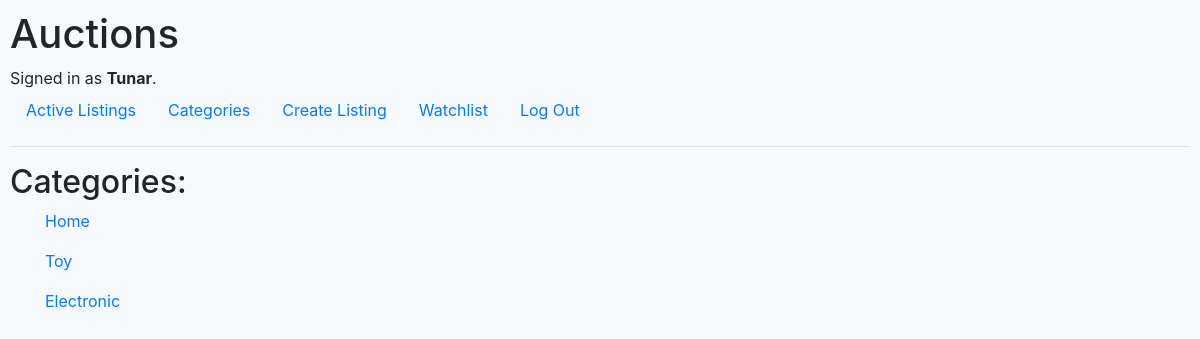
/categories (signed in), run on the app's committed database.
### auctions/models.py (models this page shows)
class User(AbstractUser):
    pass

class Category(models.Model):
    category = models.CharField(max_length=32)
    def __str__(self):
        return f"{self.category}"

### auctions/views.py (the view)
# urls.py: path("categories", views.categories, name="categories"),
def categories(request):
    categories = Category.objects.all()
    return render(request, "auctions/categories.html",{
        "categories": categories
    })

### auctions/templates/auctions/categories.html
{% extends "auctions/layout.html" %}
{% block body %}
    <h2>Categories:</h2>
    <div class="container">
        {% for category in categories %}
            <p><a class="link-offset-2" href="{% url 'category' category %}">{{category}}</a></p>
        {% endfor %}
    </div>
{% endblock %}

### auctions/templates/auctions/layout.html (shortened to what this page needs)
{% load static %}
<!DOCTYPE html>
<html lang="en">
    <head>
        <link rel="stylesheet" href="https://stackpath.bootstrapcdn.com/bootstrap/4.4.1/css/bootstrap.min.css">
        <link rel="stylesheet" href="https://cdnjs.cloudflare.com/ajax/libs/font-awesome/6.4.0/css/all.min.css">
        <link href="{% static 'auctions/styles.css' %}" rel="stylesheet">
    </head>
    <body class="bg-light">
        <h1>Auctions</h1>
        <div>
            {% if user.is_authenticated %}
                Signed in as <strong>{{ user.username }}</strong>.
            {% else %}
                Not signed in.
            {% endif %}
        </div>
        <ul class="nav">
            <li class="nav-item">
                <a class="nav-link" href="{% url 'index' %}">Active Listings</a>
            </li>
            <li class="nav-item">
                <a class="nav-link" href="{% url 'categories' %}">Categories</a>
            </li>
            {% if user.is_authenticated %}
                <li class="nav-item">
                    <a class="nav-link" href="{% url 'create_listing' %}">Create Listing</a>
                </li>
                <li class="nav-item">
                    <a class="nav-link" href="{% url 'wishlists' %}">Watchlist</a>
                </li>
                <li class="nav-item">
                    <a class="nav-link" href="{% url 'logout' %}">Log Out</a>
                </li>
            {% endif %}
        </ul>
        <hr>
        {% block body %}
        {% endblock %}
    </body>
</html>

### auctions/static/auctions/styles.css (style rules this page uses)
body { padding: 10px; }

### data on the page
User: username "Tunar"
Category: category "Home"
Category: category "Toy"
Category: category "Electronic"
